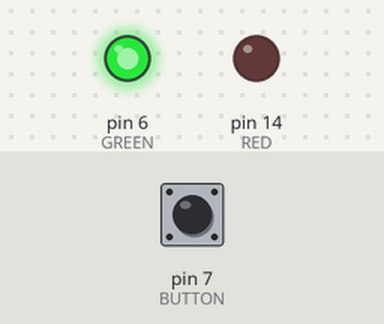
Bench run of a sketch on a simulated Arduino Uno, built with avr-gcc and run on an emulated ATmega328P. Parts: output pins drawn as LEDs (lit = HIGH). Inputs (shaded band) come from the test bench; at power-on: pin 7 (BUTTON) HIGH.

Above: at 1.2 s.
1.3 s: pin 7 (BUTTON) pulled LOW for 0.15 s
At 1.37 s:
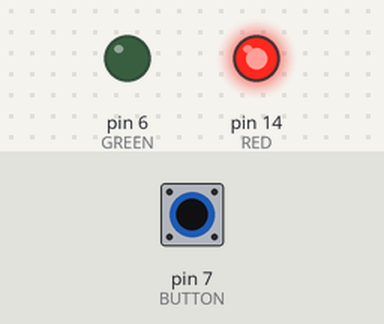
2.9 s: pin 7 (BUTTON) pulled LOW for 3.2 s
At 7.4 s:
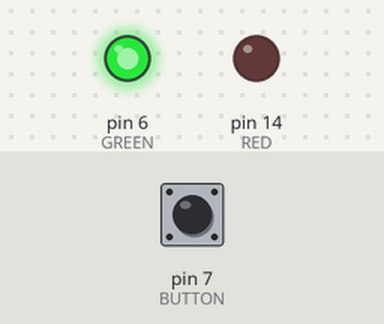
Timing chart, 0 to 8.9 s (numbered marks = the images above; inputs shaded):
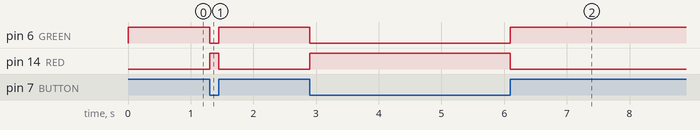

The sketch:

button_and_LED_test.ino
```cpp
#define BUTTON 7
#define GREEN 6
#define RED 14

void setLed(int led, boolean on)
{
  if (led == RED)
  {
    digitalWrite(RED, on);
    digitalWrite(GREEN, !on);
  }
  if (led == GREEN)
  {
    digitalWrite(GREEN, on);
    digitalWrite(RED, !on);
  }
}

void flash_error_code(int blips)
{
  while(blips)
  {
    setLed(RED, true);
    delay(500);
    setLed(RED, false);
    delay(500);
    blips--;
  }
}

void setup()
{
  pinMode(RED, OUTPUT);
  pinMode(GREEN, OUTPUT);
  pinMode(BUTTON, INPUT);
}

void loop()
{
   setLed(GREEN, digitalRead(BUTTON));
   setLed(RED,  !digitalRead(BUTTON));
}
```

Measured:
- after the input at 1.3 s, pin 6 (GREEN): HIGH → LOW at once, → HIGH 0.15 s later; pin 14 (RED): LOW → HIGH at once, → LOW 0.15 s later
- after the input at 2.9 s, pin 6 (GREEN): HIGH → LOW at once, → HIGH 3.2 s later; pin 14 (RED): LOW → HIGH at once, → LOW 3.2 s later
